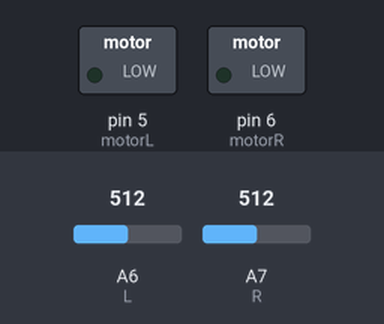
Bench run of a sketch on a simulated Arduino Nano, built with avr-gcc and run on an emulated ATmega328P. Parts: switched loads named in the sketch (green lamp = pin HIGH). The test bench sets the inputs (shaded band); at power-on: A6 (L) = 512, A7 (R) = 512.

Above: at 1.2 s.
1.3 s: A6 (L) set to 716
At 1.9 s:
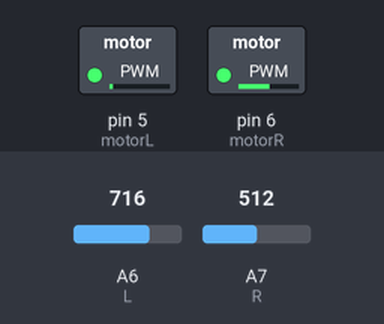
3.0 s: A7 (R) set to 716
At 4.2 s:
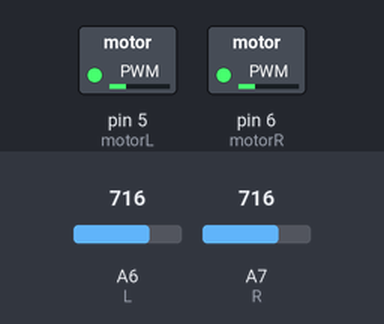
4.5 s: A6 (L) set to 900
At 5.4 s:
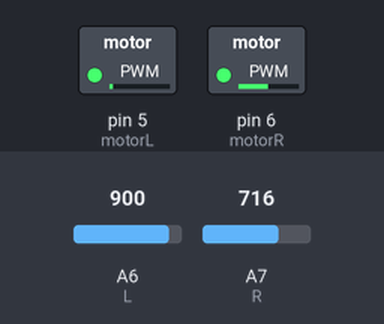
6.0 s: A7 (R) set to 1023
At 6.5 s:
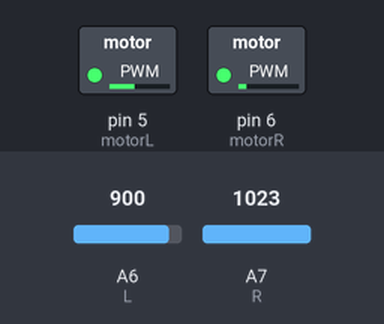
7.5 s: A7 (R) set to 511
At 8.7 s:
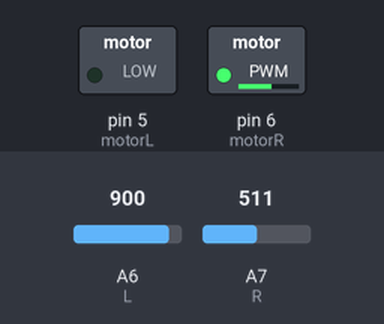
9.0 s: A6 (L) set to 306
At 10.0 s:
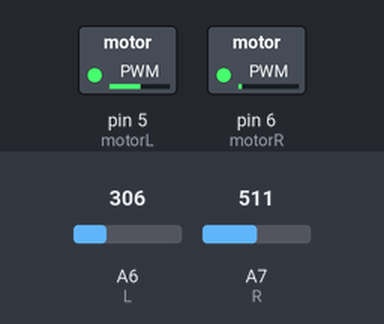
Timing chart, 0 to 16.5 s (numbered marks = the images above; inputs shaded):
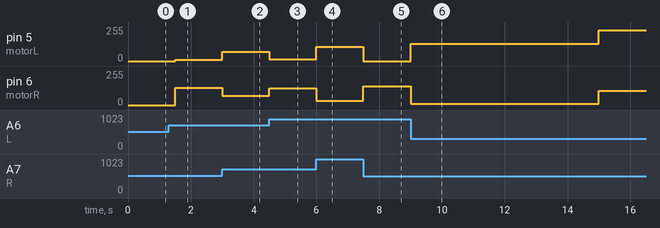

Measured:
- after the input at 1.3 s, pin 5 (motorL): 0/255 → 8/255 after 0.20 s; pin 6 (motorR): 0/255 → 131/255 after 0.20 s
- after the input at 3.0 s, pin 5 (motorL): 8/255 → 70/255 at once; pin 6 (motorR): 131/255 → 70/255 at once
- after the input at 4.5 s, pin 5 (motorL): 70/255 → 14/255 at once; pin 6 (motorR): 70/255 → 125/255 at once
- after the input at 6.0 s, pin 5 (motorL): 14/255 → 106/255 at once; pin 6 (motorR): 125/255 → 33/255 at once
- after the input at 7.5 s, pin 5 (motorL): 106/255 → 0/255 at once; pin 6 (motorR): 33/255 → 140/255 at once
- after the input at 9.0 s, pin 5 (motorL): 0/255 → 131/255 at once, → 231/255 6.0 s later; pin 6 (motorR): 140/255 → 8/255 at once, → 108/255 6.0 s later

The sketch:

report_code.ino
```cpp
//MOUSE DESIGN CODE: FIRST LAP (20SECONDS)
// last editted 04/05/2022
// BY BARTEK MACHNIK, ASHLEIGH MCKENNA AND LUKE MOORES

#define motorR 6 // Right motor pin
#define motorL 5 // Left motor pin
#define L A6 // Left sensor pin
#define R A7 // Right sensor pin

float posL,posR,error,PID,errorLast,time1,time2,timeDiff,deriv,integral;

unsigned long loopTime; // The time the code for
unsigned long startTime = 0; // The start time, initially 0

double offset ; // Initiallises offset, the default pwm input to motors which is adapted using PID to achieve a differential-drive architecture
//90 at 5.07V up the hill (5.02V by end of testing)

double kp = 0.3, kd = 0.2, ki = 0;// proportional gain, derivative gain and integral gain constant values respectively

void setup() {
  // set up code, runs onces
  pinMode(motorL, OUTPUT); // defines left motor pin as Arduino output
  pinMode(motorR, OUTPUT);  // defines right motor pin as Arduino output
  pinMode(L, INPUT); // defines left sensor pin as Arduino input
  pinMode(R, INPUT); // defines right sensor pin as Arduino input

}


void loop()
{
  unsigned long loopTime = millis() - startTime; //Calculate the time since last time the cycle was completed

  if (loopTime <= 1500){ // If the elapsed time is less than 1.5 seconds, the speed should be 0 to perform a standing start
    offset = 0;
  }

  else if (loopTime > 1500 && loopTime <= 15000) //If the elapsed time is between 1.5 seconds and 15 seconds
  {
    offset = 70; //Increase pwm input to 70 to create a reasonable speed around the first turning leg of the race
  }
  else if (loopTime > 15000 && loopTime <= 18000) //DRS zone: on the straight boost the speed to decrease lap time
  {
    offset = 170;

  }
  else if (loopTime > 18000 && loopTime <= 25000) { // If the elapsed time is between 18 and 25 seconds
    offset = 115; // decrease the pwm so that it can get up the hill but can remain in control for the final bend
  }

  posL = analogRead(L); // The left sensor value is read by the Arduino
  posR = analogRead(R); // The right sensor value is read by the Arduino

  error = posL - posR;// The error between the sensors is found. If error is zero this means that the left and right sensor are equidistant from the wire: meaning the mouse is central

  time2 = time1; // previous time is set to current time
  time1 = millis();// time is measured using millis()
  timeDiff = time1 - time2; // The time difference is found, how long the code takes to run
  deriv = (error - errorLast)/timeDiff; // Derivative is found for the PID controller. This will be the dampening value which uses the patterns of the future oscillations to reduce them and achieve the target more quickly.
  integral += (error * timeDiff); //Integral is also found for the PID. This should predict the past oscillations and make sure the final value has 0 error.
  errorLast = error; // The last error is made equal to the first error to remember it for the next iteration

  PID = kp * error + kd * deriv + ki*integral; // PID controller constants are multiplied by the error, derivative and integral: This creates the final PID value

  if (PID>offset ){ //Limiting code to prevent create a minimum PID value, and therefore minimum speed equal to that at the offset pwm.
    PID = offset ;
  }
  else if (PID < (-1*offset)){
    PID = -1*offset;
  }

  analogWrite(motorL, offset - PID);
  //If the PID value is positive, implying that the right sensor is picking up less than the left sensor, the left motor will slow down by PID. This moves the right sensor closer to the wire.
  //If it the PID value is  negative, implying that the left sensor is picking up less than the right sensor, the left motor will speed up by PID. This moves the left sensor closer to the  wire.

  analogWrite(motorR, offset + PID);
  //If the PID value is positive, implying that the right sensor is picking up less than the left sensor, the right motor will speed up by PID. This moves the right sensor closer to the wire.
  //If it the PID value is  negative, implying that the left sensor is picking up less than the right sensor, the right motor will slow down by PID. This moves the left sensor closer to the  wire.

  delay(1); //delay the code so that the derivative term has time to work


}
```
